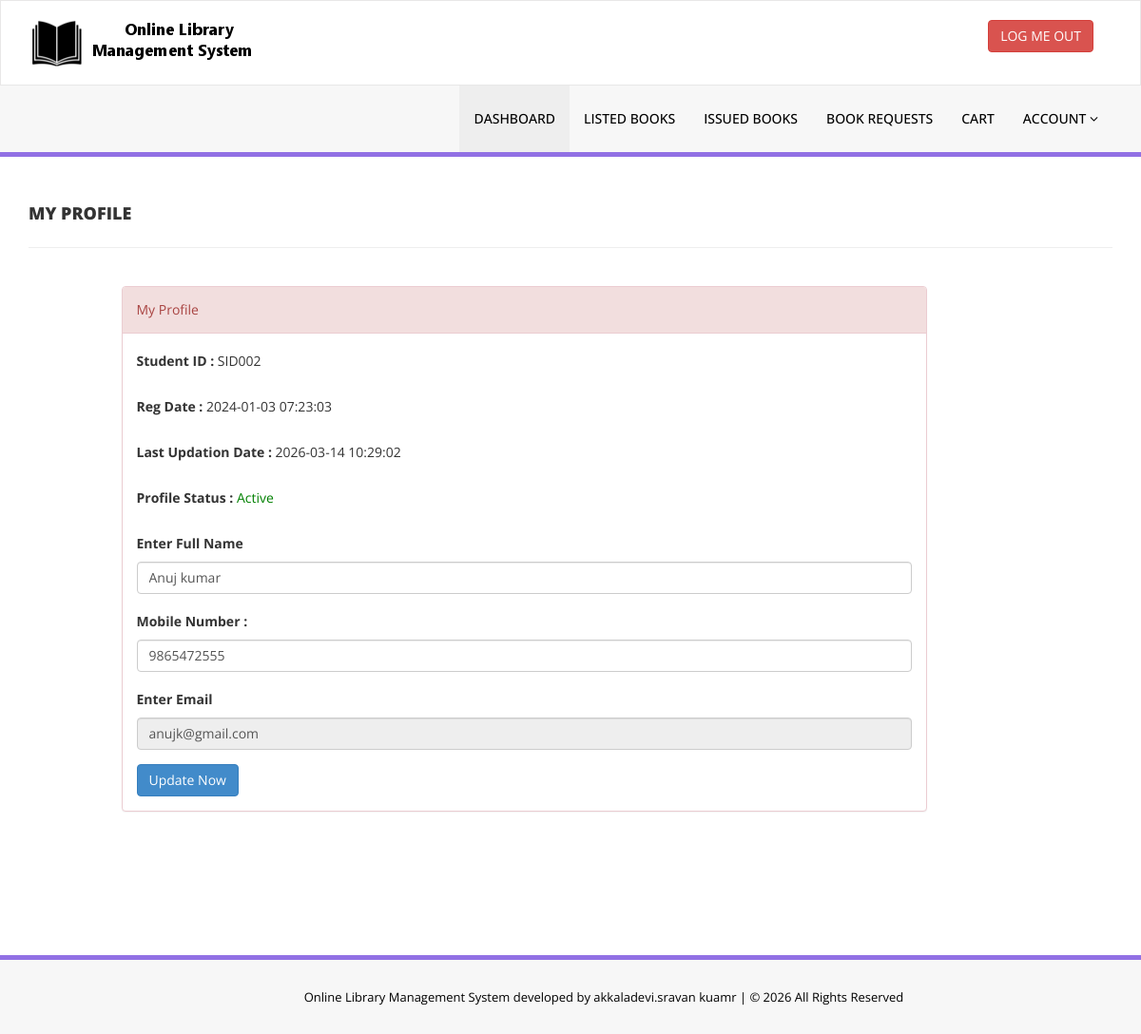
Page /library/my-profile.php (signed in) on the committed database.
### tables this page shows
CREATE TABLE `tblstudents` (
  `id` int NOT NULL AUTO_INCREMENT,
  `StudentId` varchar(100) DEFAULT NULL,
  `FullName` varchar(120) DEFAULT NULL,
  `EmailId` varchar(120) DEFAULT NULL,
  `MobileNumber` char(11) DEFAULT NULL,
  `Password` varchar(120) DEFAULT NULL,
  `Status` int DEFAULT NULL,
  `RegDate` timestamp NULL DEFAULT CURRENT_TIMESTAMP,
  `UpdationDate` timestamp NULL DEFAULT NULL ON UPDATE CURRENT_TIMESTAMP,
  PRIMARY KEY (`id`),
  UNIQUE KEY `StudentId` (`StudentId`)
);

### library/my-profile.php (the view, shortened to what this page needs)
<?php
include('includes/config.php');
if(empty($_SESSION['login']) || empty($_SESSION['stdid']))
    {
unset($_SESSION['login']);
unset($_SESSION['stdid']);
header('location:index.php');
exit;
}
else{
?>
<!DOCTYPE html>
<html xmlns="http://www.w3.org/1999/xhtml">
<head>
    <link href="assets/css/bootstrap.css" rel="stylesheet" />
    <link href="assets/css/font-awesome.css" rel="stylesheet" />
    <link href="assets/css/style.css" rel="stylesheet" />
</head>
<body>
<?php include('includes/header.php');?>
    <div class="content-wrapper">
         <div class="container">
        <div class="row pad-botm">
            <div class="col-md-12">
                <h4 class="header-line">My Profile</h4>
                            </div>
        </div>
             <div class="row">
<div class="col-md-9 col-md-offset-1">
               <div class="panel panel-danger">
                        <div class="panel-heading">
                           My Profile
                        </div>
                        <div class="panel-body">
                            <form name="signup" method="post">
<?php
$sid=$_SESSION['stdid'];
$sql="SELECT StudentId,FullName,EmailId,MobileNumber,RegDate,UpdationDate,Status from  tblstudents  where StudentId=:sid ";
$query = $dbh -> prepare($sql);
$query-> bindParam(':sid', $sid, PDO::PARAM_STR);
$query->execute();
$results=$query->fetchAll(PDO::FETCH_OBJ);
if($query->rowCount() > 0)
{
foreach($results as $result)
{               ?>
<div class="form-group">
<label>Student ID : </label>
<?php echo htmlentities($result->StudentId);?>
</div>
<div class="form-group">
<label>Reg Date : </label>
<?php echo htmlentities($result->RegDate);?>
</div>
<?php if($result->UpdationDate!=""){?>
<div class="form-group">
<label>Last Updation Date : </label>
<?php echo htmlentities($result->UpdationDate);?>
</div>
<?php } ?>
<div class="form-group">
<label>Profile Status : </label>
<?php if($result->Status==1){?>
<span style="color: green">Active</span>
<?php } else { ?>
<span style="color: red">Blocked</span>
<?php }?>
</div>
<div class="form-group">
<label>Enter Full Name</label>
<input class="form-control" type="text" name="fullanme" value="<?php echo htmlentities($result->FullName);?>" autocomplete="off" required />
</div>
<div class="form-group">
<label>Mobile Number :</label>
<input class="form-control" type="text" name="mobileno" maxlength="10" value="<?php echo htmlentities($result->MobileNumber);?>" autocomplete="off" required />
</div>
<div class="form-group">
<label>Enter Email</label>
<input class="form-control" type="email" name="email" id="emailid" value="<?php echo htmlentities($result->EmailId);?>"  autocomplete="off" required readonly />
</div>
<?php }} ?>
<button type="submit" name="update" class="btn btn-primary" id="submit">Update Now </button>
                                    </form>
                            </div>
                        </div>
                            </div>
        </div>
    </div>
    </div>
    <?php include('includes/footer.php');?>
</body>
</html>
<?php } ?>

### library/assets/css/style.css (style rules this page uses)
.content-wrapper { margin-top: 40px; min-height:800px; padding-bottom:90px; }
.header-line { font-weight:900; padding-bottom:25px; border-bottom:1px solid #eeeeee; text-transform:uppercase; }
.pad-botm { padding-bottom:30px; }

### rows in the picture
tblstudents: StudentId "SID002", RegDate "2024-01-03 07:23:03", UpdationDate "2026-03-14 10:29:02", Status "Active", fullanme "Anuj kumar", mobileno "9865472555", email "anujk@gmail.com"
